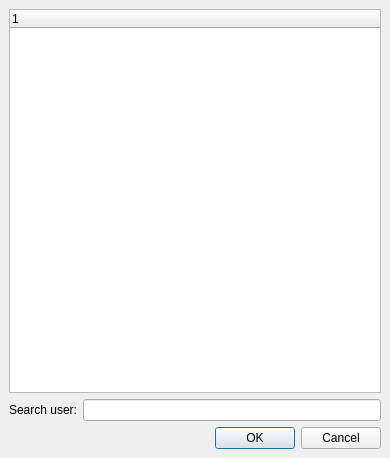
<ui version="4.0" >
 <class>miniRoster</class>
 <widget class="QDialog" name="miniRoster" >
  <property name="geometry" >
   <rect>
    <x>0</x>
    <y>0</y>
    <width>390</width>
    <height>458</height>
   </rect>
  </property>
  <property name="windowTitle" >
   <string>Mini roster</string>
  </property>
  <property name="modal" >
   <bool>true</bool>
  </property>
  <layout class="QGridLayout" >
   <property name="margin" >
    <number>9</number>
   </property>
   <property name="spacing" >
    <number>6</number>
   </property>
   <item row="1" column="1" >
    <widget class="QLineEdit" name="search" />
   </item>
   <item row="0" column="0" colspan="2" >
    <widget class="QTreeWidget" name="users" >
     <property name="iconSize" >
      <size>
       <width>22</width>
       <height>22</height>
      </size>
     </property>
     <property name="rootIsDecorated" >
      <bool>false</bool>
     </property>
     <property name="allColumnsShowFocus" >
      <bool>true</bool>
     </property>
    </widget>
   </item>
   <item row="1" column="0" >
    <widget class="QLabel" name="label" >
     <property name="text" >
      <string>Search user:</string>
     </property>
    </widget>
   </item>
   <item row="2" column="0" colspan="2" >
    <widget class="QDialogButtonBox" name="buttonBox" >
     <property name="orientation" >
      <enum>Qt::Horizontal</enum>
     </property>
     <property name="standardButtons" >
      <set>QDialogButtonBox::Cancel|QDialogButtonBox::NoButton|QDialogButtonBox::Ok</set>
     </property>
    </widget>
   </item>
  </layout>
 </widget>
 <resources/>
 <connections>
  <connection>
   <sender>buttonBox</sender>
   <signal>accepted()</signal>
   <receiver>miniRoster</receiver>
   <slot>accept()</slot>
   <hints>
    <hint type="sourcelabel" >
     <x>248</x>
     <y>254</y>
    </hint>
    <hint type="destinationlabel" >
     <x>157</x>
     <y>274</y>
    </hint>
   </hints>
  </connection>
  <connection>
   <sender>buttonBox</sender>
   <signal>rejected()</signal>
   <receiver>miniRoster</receiver>
   <slot>reject()</slot>
   <hints>
    <hint type="sourcelabel" >
     <x>316</x>
     <y>260</y>
    </hint>
    <hint type="destinationlabel" >
     <x>286</x>
     <y>274</y>
    </hint>
   </hints>
  </connection>
 </connections>
</ui>
